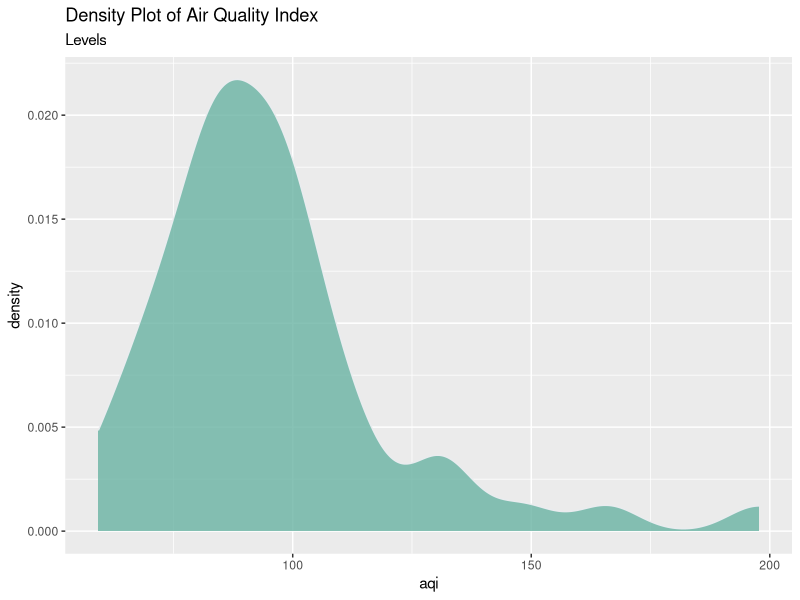
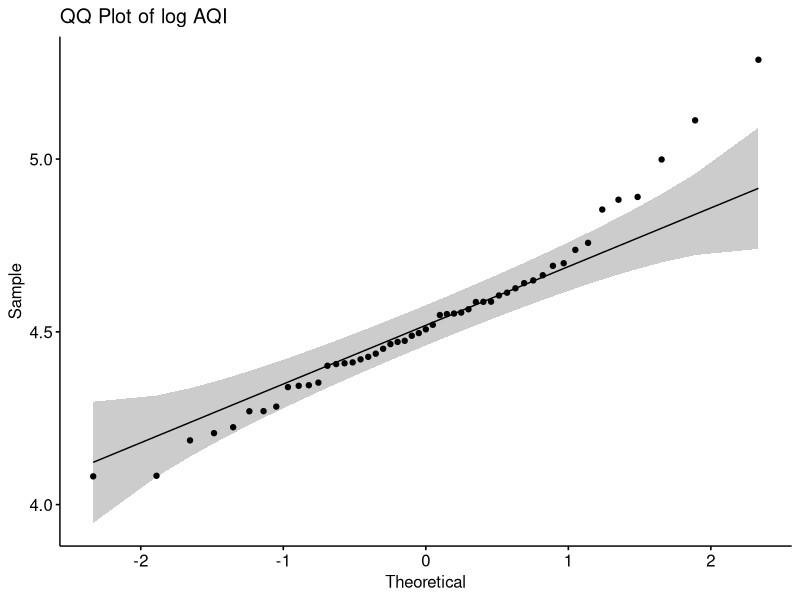
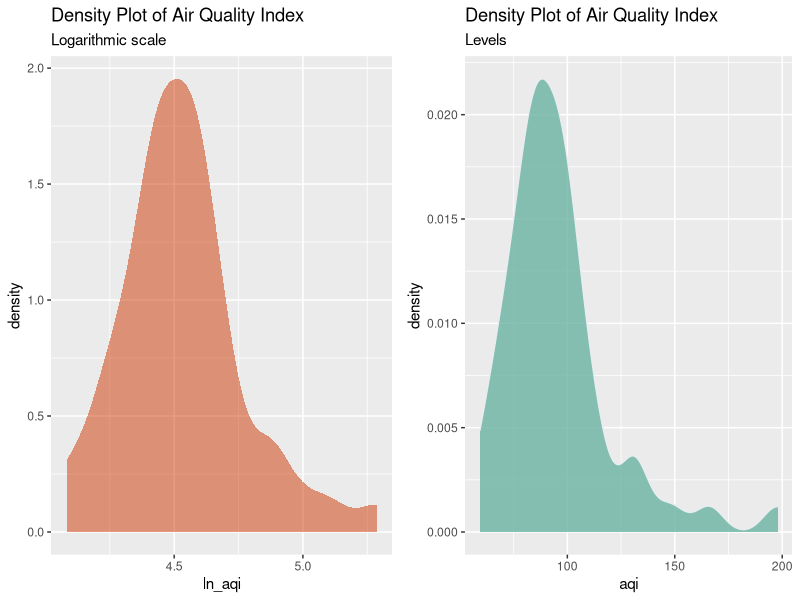
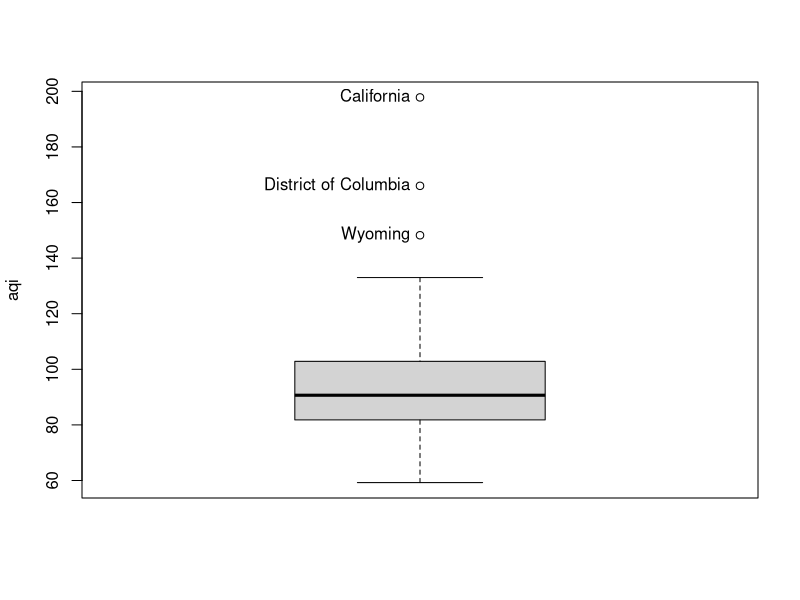
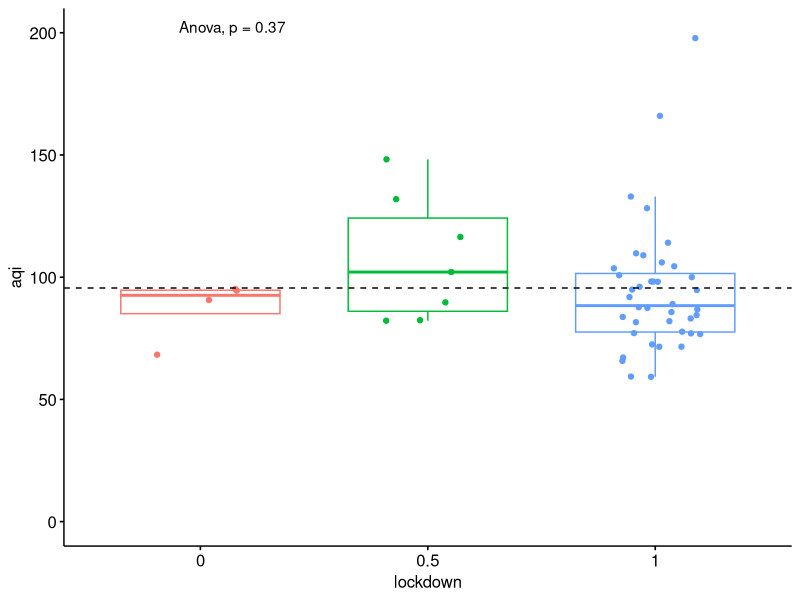

Recreate these plots in R, in order.
## ---- chunk 1
knitr::opts_chunk$set(echo = FALSE)
## ---- chunk 2
data <- read.csv('usa_final.csv', sep=',')
data <- data[,-c(20,21)]
log_aqi <- log(data$aqi)
data$ln_aqi <- log_aqi
## ---- chunk 3
library(ggplot2)
library(dplyr)
dataset <- read.csv("usa_final.csv", sep=',', header = TRUE, dec = ".")
dataset %>%
    ggplot(aes(x=aqi)) +
    geom_density(fill="#69b3a2", color="#e9ecef", alpha=0.8)+
    labs(title = 'Density Plot of Air Quality Index', subtitle='Levels')
## ---- chunk 4
shapiro.test(dataset$aqi)
## ---- chunk 5
dataset <- dataset %>% mutate(ln_aqi=log(dataset$aqi))
shapiro.test(dataset$ln_aqi)
## ---- chunk 6
library(ggpubr)
ggqqplot(dataset$ln_aqi, title = "QQ Plot of log AQI")
## ---- chunk 7
library(ggpubr)
d1 <- dataset %>%
  ggplot(aes(x=ln_aqi)) +
  geom_density(fill="orangered3", color=FALSE, alpha=0.5)+
  labs(title = 'Density Plot of Air Quality Index', subtitle='Logarithmic scale')
d2 <- dataset %>%
    ggplot(aes(x=aqi)) +
    geom_density(fill="#69b3a2", color="#e9ecef", alpha=0.8)+
    labs(title = 'Density Plot of Air Quality Index', subtitle='Levels')
ggarrange(d1, d2, 
          ncol = 2, nrow = 1)
## ---- chunk 8
library(car)
Boxplot(~aqi, data=data, id=list(labels=data$state))
## ---- chunk 9
# Visualize the expression profile
library(readr)
library(dplyr)
library(readxl)
library(ggpubr)
library(ggplot2)
library(Hmisc)
dataset <- read.csv("usa_final.csv", sep=',', header = TRUE, dec = ".")
dataset <- dataset %>% mutate(ln_aqi=log(dataset$aqi))
ggboxplot(dataset, x = "lockdown", y = "aqi", color = "lockdown", 
          add = "jitter", legend = "none") +
  geom_hline(yintercept = mean(dataset$aqi), linetype = 2)+ # Add horizontal line at base mean
  ylim(0, 200)+
  stat_compare_means(method = "anova", label.y = 200)+        # Add global ANOVA p-value
  stat_compare_means(label = "p.signif", method = "t.test",
                     ref.group = ".all.", hide.ns = TRUE)      # Pairwise comparison against all


# We can conclude that AQI is not significantly different between States by lockdown measures.
## ---- chunk 10
library(tidyr)
log_aqi <- log(data$aqi)
data$ln_aqi <- log_aqi
dt <- data %>% drop_na()
dt <- dt[,-c(1,2)]
## ---- chunk 11
full.model <- lm(ln_aqi~.-waste-healthcare-construction-utilities-professional-retail-finance, data = dt)
summary(full.model)
